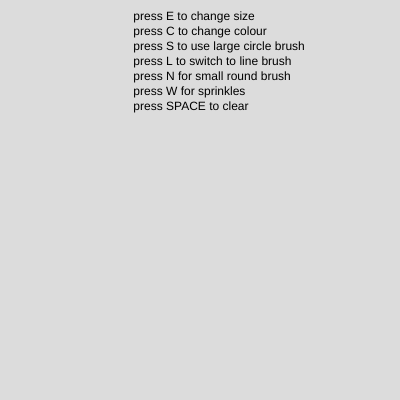
Frame 1 (no input)
Frame 60 (no input): identical to frame 1, image omitted
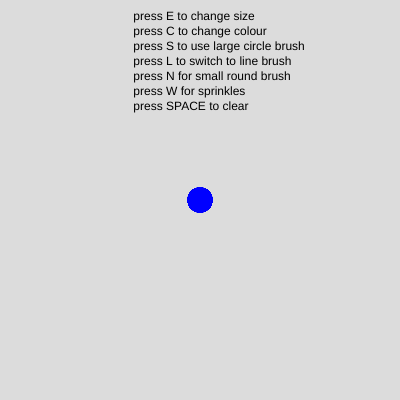
Frame 120 (the mouse pressed at the canvas centre since frame 60)

The p5.js sketch that drew these frames (run headless with seeded random() and noise() and a simulated clock; from frame 60 on, the mouse is pressed at the canvas centre):

// p5.js sketch
// ── sketch.js
let sw = 5;
let shade = 240;
let currentBrush = "normal"; // default brush

function setup() {
  createCanvas(400, 400);
  background(220);
  colorMode(HSB);
  fill(0, 0, 0);
  text("press E to change size", width / 3, 20);
  text("press C to change colour", width / 3, 35);
  text("press S to use large circle brush", width / 3, 50);
  text("press L to switch to line brush", width / 3, 65);
  text("press N for small round brush", width / 3, 80);
  text("press W for sprinkles", width/ 3, 95)
  text("press SPACE to clear", width / 3, 110);
}

function draw() {
  if (mouseIsPressed) {
    strokeWeight(sw);
    stroke(shade, 100, 100);
    fill(shade, 100, 100);

    if (currentBrush === "normal") {
      ellipse(mouseX, mouseY, 20); // smaller brush
    } else if (currentBrush === "circle") {
      ellipse(mouseX, mouseY, 100); // big brush
    } else if (currentBrush === "line") {
      line(pmouseX, pmouseY, mouseX, mouseY);
    } else if(currentBrush === "wiggly"){
      let offsetX = random(-10,10);
      let offsetY = random(-10,10);
      line(pmouseX + offsetX, pmouseY + offsetY, mouseX + offsetX, mouseY + offsetY)
    }
  }
}

// ✅ Use this to react only when a key is pressed once
function keyPressed() {
  if (key === " ") {
    background(220);
  } else if (key === "e") {
    sw = (sw + 20) % 100;
  } else if (key === "c") {
    shade = (shade + 10) % 360;
  } else if (key === "s") {
    currentBrush = "circle";
  } else if (key === "l") {
    currentBrush = "line";
  } else if (key === "n") {
    currentBrush = "normal";
  } else if(key ==="w"){
    currentBrush = "wiggly";
  }
}
